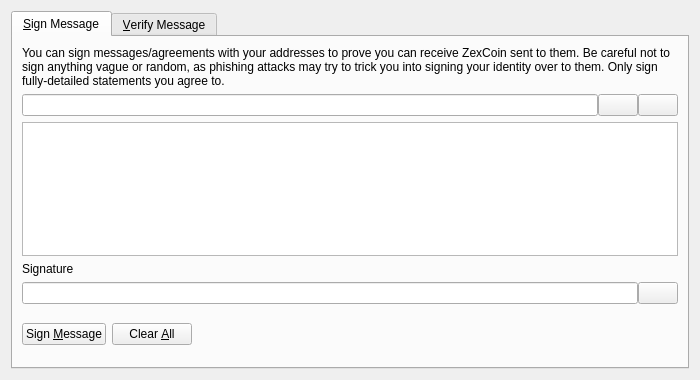
<?xml version="1.0" encoding="UTF-8"?>
<ui version="4.0">
 <class>SignVerifyMessageDialog</class>
 <widget class="QDialog" name="SignVerifyMessageDialog">
  <property name="geometry">
   <rect>
    <x>0</x>
    <y>0</y>
    <width>700</width>
    <height>380</height>
   </rect>
  </property>
  <property name="windowTitle">
   <string>Signatures - Sign / Verify a Message</string>
  </property>
  <property name="modal">
   <bool>true</bool>
  </property>
  <layout class="QVBoxLayout" name="verticalLayout">
   <item>
    <widget class="QTabWidget" name="tabWidget">
     <property name="currentIndex">
      <number>0</number>
     </property>
     <widget class="QWidget" name="tabSignMessage">
      <attribute name="title">
       <string>&amp;Sign Message</string>
      </attribute>
      <layout class="QVBoxLayout" name="verticalLayout_SM">
       <item>
        <widget class="QLabel" name="infoLabel_SM">
         <property name="text">
          <string>You can sign messages/agreements with your addresses to prove you can receive ZexCoin sent to them. Be careful not to sign anything vague or random, as phishing attacks may try to trick you into signing your identity over to them. Only sign fully-detailed statements you agree to.</string>
         </property>
         <property name="textFormat">
          <enum>Qt::PlainText</enum>
         </property>
         <property name="wordWrap">
          <bool>true</bool>
         </property>
        </widget>
       </item>
       <item>
        <layout class="QHBoxLayout" name="horizontalLayout_1_SM">
         <property name="spacing">
          <number>0</number>
         </property>
         <item>
          <widget class="QValidatedLineEdit" name="addressIn_SM">
           <property name="toolTip">
            <string>The ZexCoin address to sign the message with</string>
           </property>
          </widget>
         </item>
         <item>
          <widget class="QPushButton" name="addressBookButton_SM">
           <property name="toolTip">
            <string>Choose previously used address</string>
           </property>
           <property name="text">
            <string/>
           </property>
           <property name="shortcut">
            <string>Alt+A</string>
           </property>
           <property name="autoDefault">
            <bool>false</bool>
           </property>
          </widget>
         </item>
         <item>
          <widget class="QPushButton" name="pasteButton_SM">
           <property name="toolTip">
            <string>Paste address from clipboard</string>
           </property>
           <property name="text">
            <string/>
           </property>
           <property name="shortcut">
            <string>Alt+P</string>
           </property>
           <property name="autoDefault">
            <bool>false</bool>
           </property>
          </widget>
         </item>
        </layout>
       </item>
       <item>
        <widget class="QPlainTextEdit" name="messageIn_SM">
         <property name="toolTip">
          <string>Enter the message you want to sign here</string>
         </property>
        </widget>
       </item>
       <item>
        <widget class="QLabel" name="signatureLabel_SM">
         <property name="text">
          <string>Signature</string>
         </property>
         <property name="textFormat">
          <enum>Qt::PlainText</enum>
         </property>
        </widget>
       </item>
       <item>
        <layout class="QHBoxLayout" name="horizontalLayout_2_SM">
         <property name="spacing">
          <number>0</number>
         </property>
         <item>
          <widget class="QLineEdit" name="signatureOut_SM">
           <property name="font">
            <font>
             <italic>true</italic>
            </font>
           </property>
           <property name="readOnly">
            <bool>true</bool>
           </property>
          </widget>
         </item>
         <item>
          <widget class="QPushButton" name="copySignatureButton_SM">
           <property name="toolTip">
            <string>Copy the current signature to the system clipboard</string>
           </property>
           <property name="text">
            <string/>
           </property>
           <property name="autoDefault">
            <bool>false</bool>
           </property>
          </widget>
         </item>
        </layout>
       </item>
       <item>
        <layout class="QHBoxLayout" name="horizontalLayout_3_SM">
         <item>
          <widget class="QPushButton" name="signMessageButton_SM">
           <property name="toolTip">
            <string>Sign the message to prove you own this ZexCoin address</string>
           </property>
           <property name="text">
            <string>Sign &amp;Message</string>
           </property>
           <property name="autoDefault">
            <bool>false</bool>
           </property>
          </widget>
         </item>
         <item>
          <widget class="QPushButton" name="clearButton_SM">
           <property name="toolTip">
            <string>Reset all sign message fields</string>
           </property>
           <property name="text">
            <string>Clear &amp;All</string>
           </property>
           <property name="autoDefault">
            <bool>false</bool>
           </property>
          </widget>
         </item>
         <item>
          <spacer name="horizontalSpacer_1_SM">
           <property name="orientation">
            <enum>Qt::Horizontal</enum>
           </property>
           <property name="sizeHint" stdset="0">
            <size>
             <width>40</width>
             <height>48</height>
            </size>
           </property>
          </spacer>
         </item>
         <item>
          <widget class="QLabel" name="statusLabel_SM">
           <property name="font">
            <font>
             <weight>75</weight>
             <bold>true</bold>
            </font>
           </property>
           <property name="text">
            <string/>
           </property>
           <property name="wordWrap">
            <bool>true</bool>
           </property>
          </widget>
         </item>
         <item>
          <spacer name="horizontalSpacer_2_SM">
           <property name="orientation">
            <enum>Qt::Horizontal</enum>
           </property>
           <property name="sizeHint" stdset="0">
            <size>
             <width>40</width>
             <height>48</height>
            </size>
           </property>
          </spacer>
         </item>
        </layout>
       </item>
      </layout>
     </widget>
     <widget class="QWidget" name="tabVerifyMessage">
      <attribute name="title">
       <string>&amp;Verify Message</string>
      </attribute>
      <layout class="QVBoxLayout" name="verticalLayout_VM">
       <item>
        <widget class="QLabel" name="infoLabel_VM">
         <property name="text">
          <string>Enter the receiver's address, message (ensure you copy line breaks, spaces, tabs, etc. exactly) and signature below to verify the message. Be careful not to read more into the signature than what is in the signed message itself, to avoid being tricked by a man-in-the-middle attack. Note that this only proves the signing party receives with the address, it cannot prove sendership of any transaction!</string>
         </property>
         <property name="textFormat">
          <enum>Qt::PlainText</enum>
         </property>
         <property name="alignment">
          <set>Qt::AlignLeading|Qt::AlignLeft|Qt::AlignTop</set>
         </property>
         <property name="wordWrap">
          <bool>true</bool>
         </property>
        </widget>
       </item>
       <item>
        <layout class="QHBoxLayout" name="horizontalLayout_1_VM">
         <property name="spacing">
          <number>0</number>
         </property>
         <item>
          <widget class="QValidatedLineEdit" name="addressIn_VM">
           <property name="toolTip">
            <string>The ZexCoin address the message was signed with</string>
           </property>
          </widget>
         </item>
         <item>
          <widget class="QPushButton" name="addressBookButton_VM">
           <property name="toolTip">
            <string>Choose previously used address</string>
           </property>
           <property name="text">
            <string/>
           </property>
           <property name="shortcut">
            <string>Alt+A</string>
           </property>
           <property name="autoDefault">
            <bool>false</bool>
           </property>
          </widget>
         </item>
        </layout>
       </item>
       <item>
        <widget class="QPlainTextEdit" name="messageIn_VM"/>
       </item>
       <item>
        <widget class="QValidatedLineEdit" name="signatureIn_VM"/>
       </item>
       <item>
        <layout class="QHBoxLayout" name="horizontalLayout_2_VM">
         <item>
          <widget class="QPushButton" name="verifyMessageButton_VM">
           <property name="toolTip">
            <string>Verify the message to ensure it was signed with the specified ZexCoin address</string>
           </property>
           <property name="text">
            <string>Verify &amp;Message</string>
           </property>
           <property name="autoDefault">
            <bool>false</bool>
           </property>
          </widget>
         </item>
         <item>
          <widget class="QPushButton" name="clearButton_VM">
           <property name="toolTip">
            <string>Reset all verify message fields</string>
           </property>
           <property name="text">
            <string>Clear &amp;All</string>
           </property>
           <property name="autoDefault">
            <bool>false</bool>
           </property>
          </widget>
         </item>
         <item>
          <spacer name="horizontalSpacer_1_VM">
           <property name="orientation">
            <enum>Qt::Horizontal</enum>
           </property>
           <property name="sizeHint" stdset="0">
            <size>
             <width>40</width>
             <height>48</height>
            </size>
           </property>
          </spacer>
         </item>
         <item>
          <widget class="QLabel" name="statusLabel_VM">
           <property name="font">
            <font>
             <weight>75</weight>
             <bold>true</bold>
            </font>
           </property>
           <property name="text">
            <string/>
           </property>
           <property name="wordWrap">
            <bool>true</bool>
           </property>
          </widget>
         </item>
         <item>
          <spacer name="horizontalSpacer_2_VM">
           <property name="orientation">
            <enum>Qt::Horizontal</enum>
           </property>
           <property name="sizeHint" stdset="0">
            <size>
             <width>40</width>
             <height>48</height>
            </size>
           </property>
          </spacer>
         </item>
        </layout>
       </item>
      </layout>
     </widget>
    </widget>
   </item>
  </layout>
 </widget>
 <customwidgets>
  <customwidget>
   <class>QValidatedLineEdit</class>
   <extends>QLineEdit</extends>
   <header>qvalidatedlineedit.h</header>
  </customwidget>
 </customwidgets>
 <resources>
  <include location="../zexcoin.qrc"/>
 </resources>
 <connections/>
</ui>
